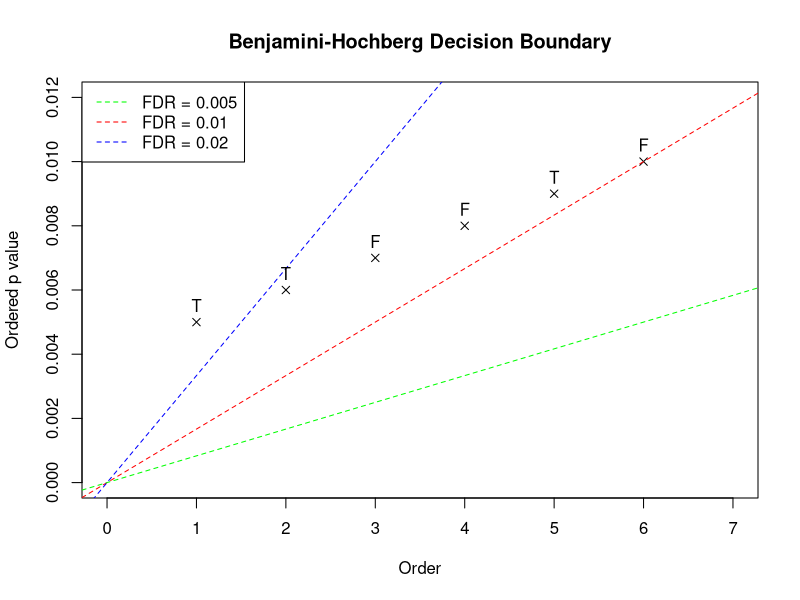
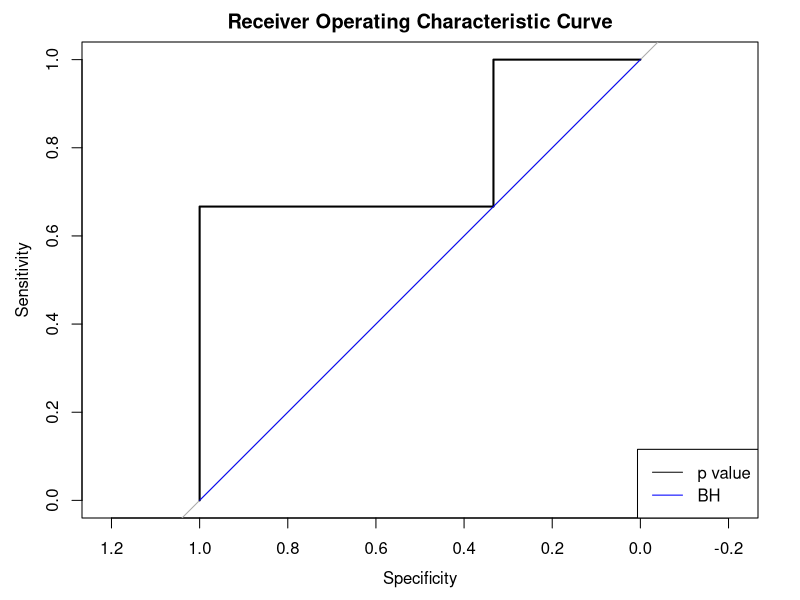

Source code (R) for these figures, in order:
## ---- chunk 1
p = 5:10 / 1000
plot(p, ylim = c(0, 0.012), xlim = c(0, 7), pch = 4, xlab = "Order", ylab = "Ordered p value", main = "Benjamini-Hochberg Decision Boundary")
abline(0, 0.01 / 6, lty = 2, col = "red")
abline(0, 0.02 / 6, lty = 2, col = "blue")
abline(0, 0.005 / 6, lty = 2, col = "green")
legend("topleft", legend = paste("FDR =", c(0.005, 0.01, 0.02)), lty = 2, col = c("green", "red", "blue"))
text(1 : 6, p, c("T", "T", "F", "F", "T", "F"), pos = 3)
## ---- chunk 2
library(pROC)
roc = roc(response = c(1, 1, 0, 0, 1, 0), predictor = p, plot = TRUE, main = "Receiver Operating Characteristic Curve")
segments(1, 0, 0, 1, col = "blue")
legend("bottomright", lty = 1, col = c("black", "blue"), legend = c("p value", "BH"))
